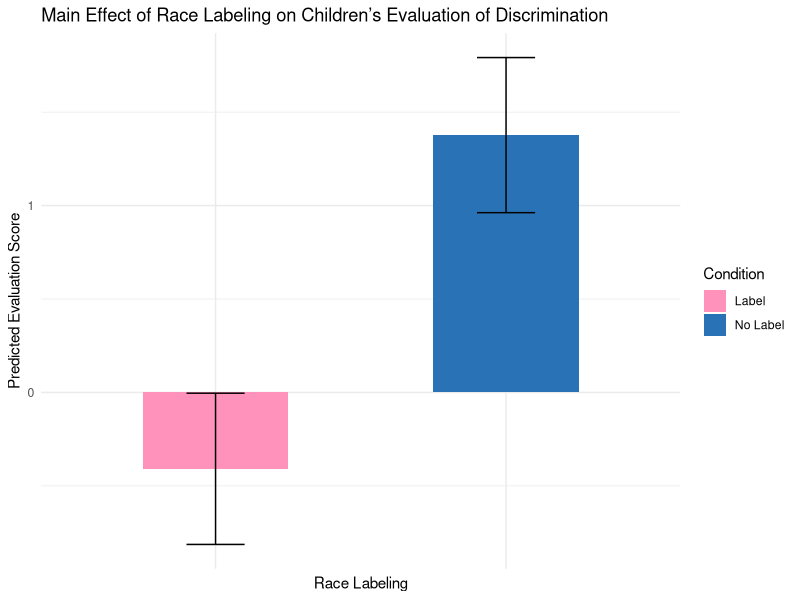
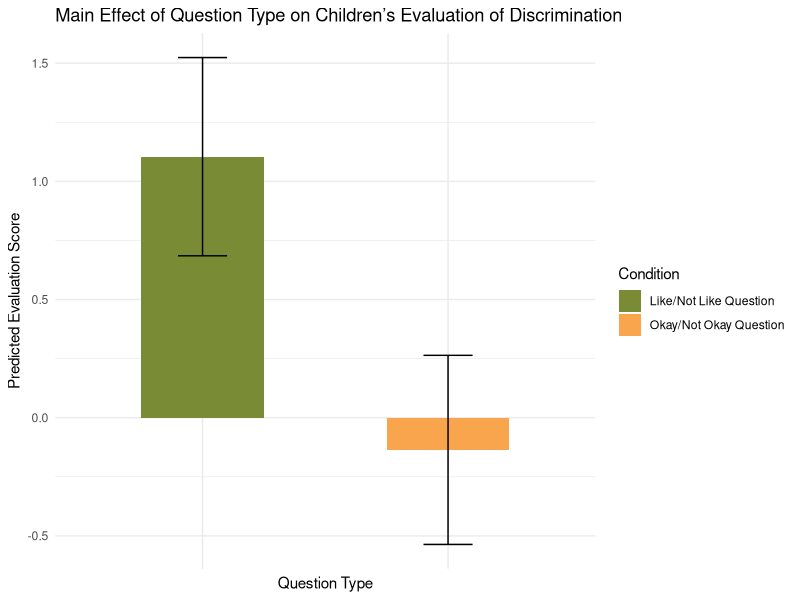
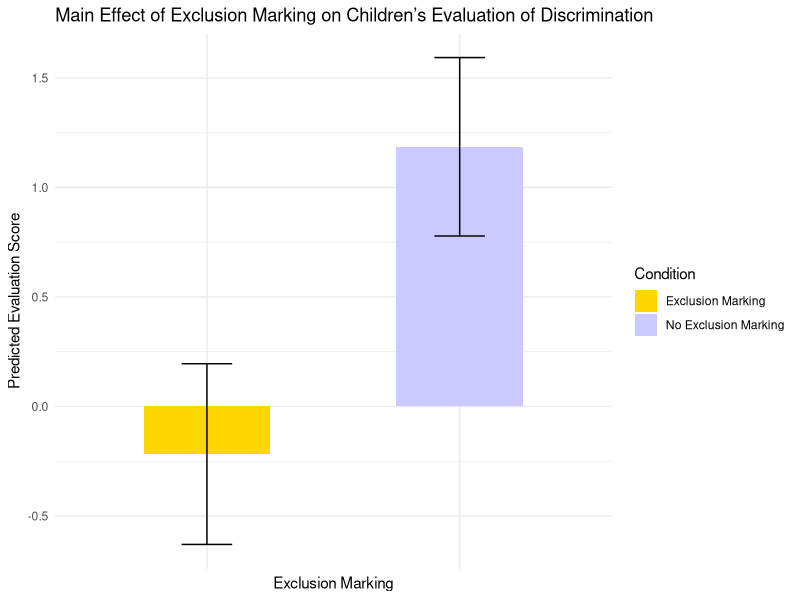

Recreate these plots in R, in order.
## ---- chunk 1
knitr::opts_chunk$set(echo = TRUE)

library(readxl)
library(tidyverse)
library(dplyr)
library(stringr)
library(ggplot2)
library(emmeans)
## ---- chunk 2


morki2 <- read_xlsx("Morki Study 2 (Full Study) Data.xlsx")

morki2 <-morki2 %>%
  filter(exclude == "no") %>%
  select(-RedCapID, -`...22`)

# recode Condition to be 3 separate IVs

morki2 <- morki2 %>%
  # 1) split on the underscores:
  separate(Condition,
           into = c("Labeling", "Exclusion", "LikeOkay"),
           sep  = "_",
           remove = FALSE,        # keep original if you want
           fill   = "right") %>%  # in case some rows lack a part
  mutate(
    Labeling = recode(Labeling,
                      L  = "L",
                      NL = "NL"),
    Exclusion = recode(Exclusion,
                       E  = "E",
                       NE = "NE"),
    LikeOkay = recode(LikeOkay,
                          Like = "Like",
                          Okay = "Okay"),
    across(c(Labeling, Exclusion, LikeOkay),
           ~ factor(.x))      # turn into factors
  )

# code evaluation DV

morki2 <- morki2 %>%
  mutate_at(vars(morkiTrial1:morkiTrial6), as.numeric) %>%
  mutate(evaluation = morkiTrial1 + morkiTrial2 + morkiTrial3 + morkiTrial4 + morkiTrial5 + morkiTrial6) %>%
  mutate(evaluation = as.numeric(evaluation))


## ---- chunk 3

morki2 <- morki2 %>%
  mutate(
    LabelingC   = recode(Labeling,   L  =  0.5, NL = -0.5),
    ExclusionC  = recode(Exclusion,  E  =  0.5, NE = -0.5),
    LikeOkayC   = recode(LikeOkay,   Okay =  0.5, Like = -0.5)
  )

## ---- chunk 4



mod <-lm(evaluation ~ LabelingC * ExclusionC * LikeOkayC, data = morki2)

summary(mod)
confint(mod)




## ---- chunk 5


# mod <-glm(confrontation ~ LabelingC * ExclusionC * LikeOkayC, family = binomial, data = morki2)
# summary(mod)
# confint(mod)




## ---- chunk 6

# fit full model
mod <- lm(evaluation ~ LabelingC * ExclusionC * LikeOkayC, data = morki2)

# get marginal means for each IV in turn
emm_lab <- emmeans(mod,
                   ~ LabelingC,
                   at = list(ExclusionC = 0, LikeOkayC = 0))
emm_exc <- emmeans(mod,
                   ~ ExclusionC,
                   at = list(LabelingC = 0, LikeOkayC = 0))
emm_q   <- emmeans(mod,
                   ~ LikeOkayC,
                   at = list(LabelingC = 0, ExclusionC = 0))

# tidy them up into data frames
lab_df <- as.data.frame(emm_lab) %>%
  mutate(Condition = if_else(LabelingC > 0, "Label", "No Label")) # labelingC > 0 means 0.5 is marked as "Label"

exc_df <- as.data.frame(emm_exc) %>%
  mutate(Condition = if_else(ExclusionC > 0, "Exclusion Marking", "No Exclusion Marking"))

q_df   <- as.data.frame(emm_q) %>%
  mutate(Condition = if_else(LikeOkayC > 0, "Okay/Not Okay Question", "Like/Not Like Question"))


## ---- chunk 7

ggplot(lab_df, aes(x = Condition, y = emmean, fill = Condition)) +
  geom_col(width = 0.5) +
  geom_errorbar(aes(ymin = emmean - SE, ymax = emmean + SE),
                width = 0.2) +
  scale_fill_manual(values = c(
    "No Label" = "#2972b6",
    "Label"    = "#ff92ba"
  )) +
  labs(title = "Main Effect of Race Labeling on Children’s Evaluation of Discrimination",
       x = "Race Labeling", 
       y = "Predicted Evaluation Score") +
  scale_x_discrete(name   = "Race Labeling",
                   labels = NULL) + ## this removes the name for each race labeling condition at the bottom of x-axis.
  theme_minimal()

## ---- chunk 8

ggplot(q_df, aes(x = Condition, y = emmean, fill = Condition)) +
  geom_col(width = 0.5) +
  geom_errorbar(aes(ymin = emmean - SE, ymax = emmean + SE),
                width = 0.2) +
  scale_fill_manual(values = c(
    "Okay/Not Okay Question" = "#f9a54e",
    "Like/Not Like Question" = "#798c35"
  )) +
  labs(title = "Main Effect of Question Type on Children’s Evaluation of Discrimination",
       x = "Question Type", 
       y = "Predicted Evaluation Score") +
  scale_x_discrete(name   = "Question Type",
                   labels = NULL) + ## this removes the name for each question type condition at the bottom of x-axis.
  theme_minimal() 

## ---- chunk 9

ggplot(exc_df, aes(x = Condition, y = emmean, fill = Condition)) +
  geom_col(width = 0.5) +
  geom_errorbar(aes(ymin = emmean - SE, ymax = emmean + SE),
                width = 0.2) +
  scale_fill_manual(values = c(
    "Exclusion Marking" = "#ffd700",
    "No Exclusion Marking"     = "#ccc9ff"
  )) +
  labs(title = "Main Effect of Exclusion Marking on Children’s Evaluation of Discrimination",
       x = "Exclusion Marking", 
       y = "Predicted Evaluation Score") +
  scale_x_discrete(name   = "Exclusion Marking",
                   labels = NULL) + ## this removes the name for each exclusion marking condition at the bottom of x-axis.
  theme_minimal()
